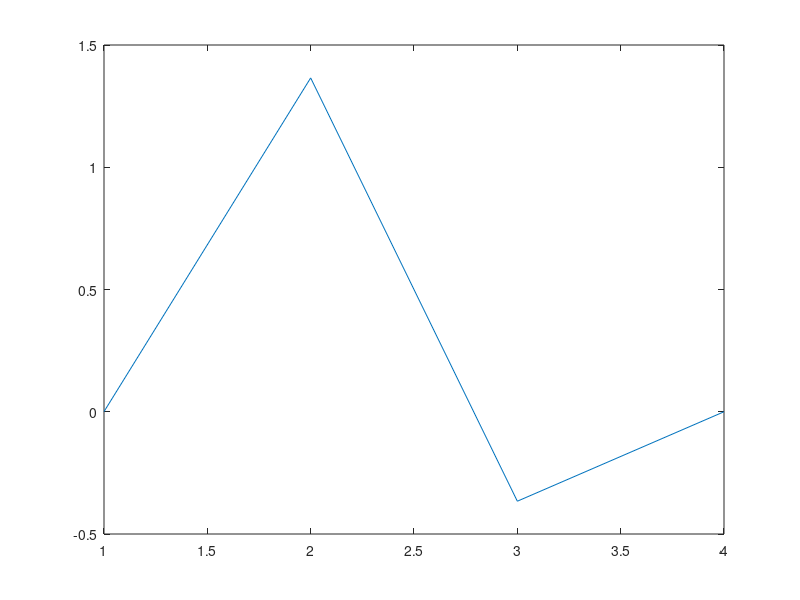
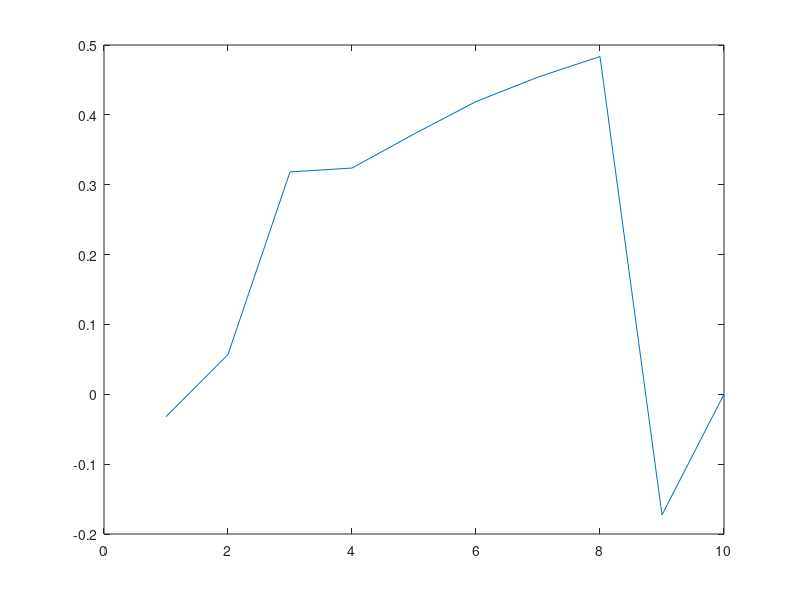

Source code (MATLAB) for these figures, in order:
coef=[0.035355       0.2425      0.30203      0.35369      0.40149      0.43995        0.472      0.49935      0.52132      0.53559      0.54277      0.54671      0.54931      0.55134      0.55308      0.55453      0.55543      0.55497      0.55097      0.53698      0.49536      0.42513      0.34801      0.28935      0.26475      0.25437      0.24673      0.23942      0.23108      0.21717      0.17033     0.035355 ];

dbsh=[0.0005    1.3654   -0.3659         0]
strt=-0.0235
figure(1),plot(dbsh)
crv=zeros(1,10);
crv(1:3)=strt*dbsh(2:4);
crv(1:4)=crv(1:4)+coef(1)*dbsh;
crv(2:5)=crv(2:5)+coef(2)*dbsh;
crv(3:6)=crv(3:6)+coef(3)*dbsh;
crv(4:7)=crv(4:7)+coef(4)*dbsh;
crv(5:8)=crv(5:8)+coef(5)*dbsh;
crv(6:9)=crv(6:9)+coef(6)*dbsh;
crv(7:10)=crv(7:10)+coef(7)*dbsh;
figure(2),plot(crv),hold on

